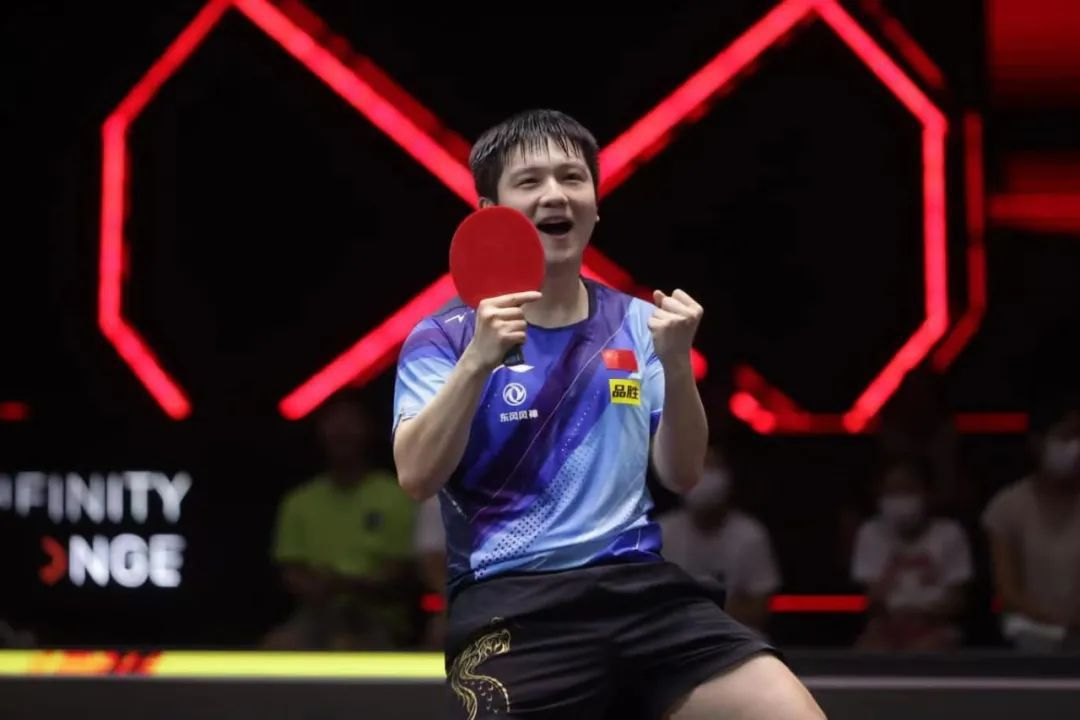
//> input picture Experiments/others/intro_opencv/01_basic_operations/Fan Zhendong.jpg, 1080 x 720 px
$ ./main   (built with g++ and OpenCV 4)
//> lines starting //> are read from the running program, lines starting //| are printed output that depends on the picture; after the words box and inside, x2 and y2 are one past the last pixel; in counts of white or black regions, pixels touching at a corner belong together
#include <opencv2/opencv.hpp>
#include <iostream>

using namespace cv;
using namespace std;

int main() {
    // 读取图像
    Mat image = imread("Fan Zhendong.jpg");
//> image is the input picture: 720 rows x 1080 cols, CV_8UC3; mean B, G, R 32.1, 27.9, 50.4
    // 检查图像是否成功加载
    if (image.empty()) {
        cout << "错误：无法加载图像，请检查路径是否正确。\n";
    }
    // 显示图像
    namedWindow("Display Image", WINDOW_AUTOSIZE);
    imshow("Display Image", image);
    // 等待按键
    waitKey(0);
    // 关闭窗口
    destroyAllWindows();

    // 保存图像
    bool isSaved = imwrite("saved_image.jpg", image);
    if (isSaved) {
        cout << "图像保存成功！\n";
    } else {
        cout << "图像保存失败！\n";
    }

    // 获取图像属性
    int width = image.cols; // 图像宽度
//> width = 1080
    int height = image.rows; // 图像高度
//> height = 720
    int channels = image.channels(); // 图像通道数
//> channels = 3

    cout << "图像宽度：" << width << "\n";
//| 图像宽度：1080
    cout << "图像高度：" << height << "\n";
//| 图像高度：720
    cout << "图像通道数：" << channels << "\n";
//| 图像通道数：3

    // 访问像素值（BGR格式）
    Vec3b pixel = image.at<Vec3b>(100, 100); // 获取(100, 100)位置的像素值
//> pixel = [5, 4, 6]
    cout << "B: " << (int)pixel[0] << ", G: " << (int)pixel[1] << ", R: " << (int)pixel[2] << "\n";
//| B: 5, G: 4, R: 6
    // [8 lines of commented-out code are left out]
    image.at<Vec3b>(0, 0) = Vec3b(255, 0, 0);
//> image: 720 rows x 1080 cols, CV_8UC3; 1 pixels changed, all inside (x1, y1, x2, y2) = (0, 0, 1, 1)
    imshow("Modified Image", image);
    waitKey(0);
    destroyAllWindows();

    // 转换为灰度图像
    Mat grayImage;
    cvtColor(image, grayImage, COLOR_BGR2GRAY);
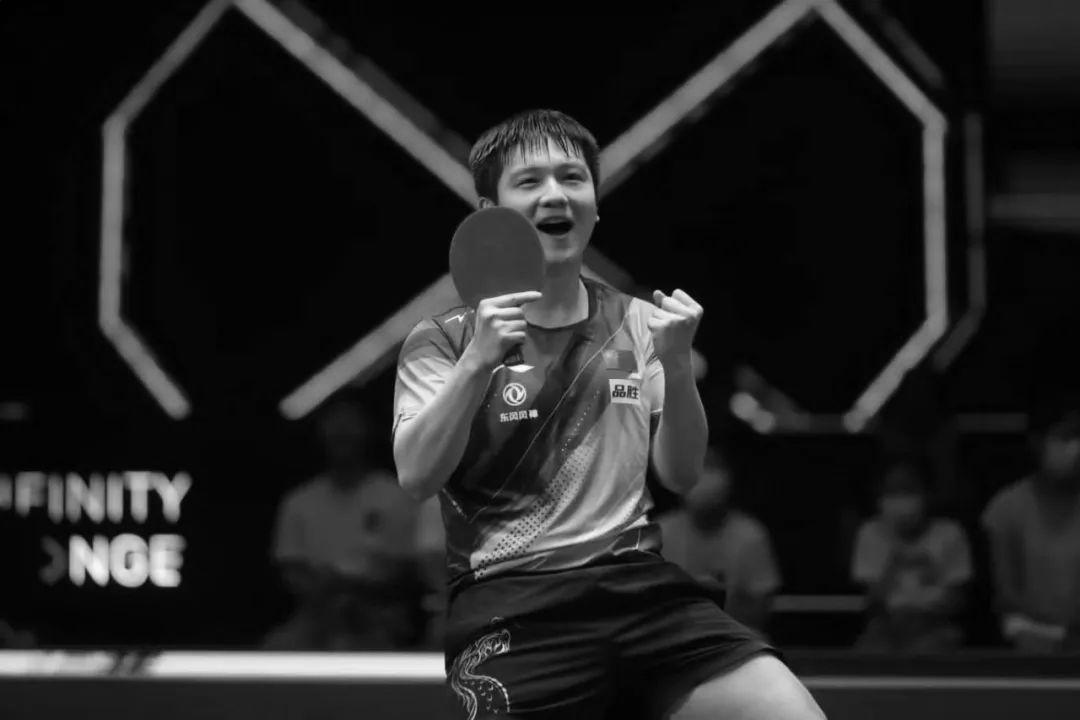
//> grayImage: 720 rows x 1080 cols, CV_8UC1; min 0, max 254, mean 35.1
    imshow("Gray Image", grayImage);
    waitKey(0);
    destroyAllWindows();

    // 图像的复制与克隆
    // 复制图像
    Mat copiedImage = image.clone();
    // 修改复制的图像
    circle(copiedImage, Point(100, 100), 50, Scalar(0, 255, 0), 2); // 在复制的图像上画一个圆
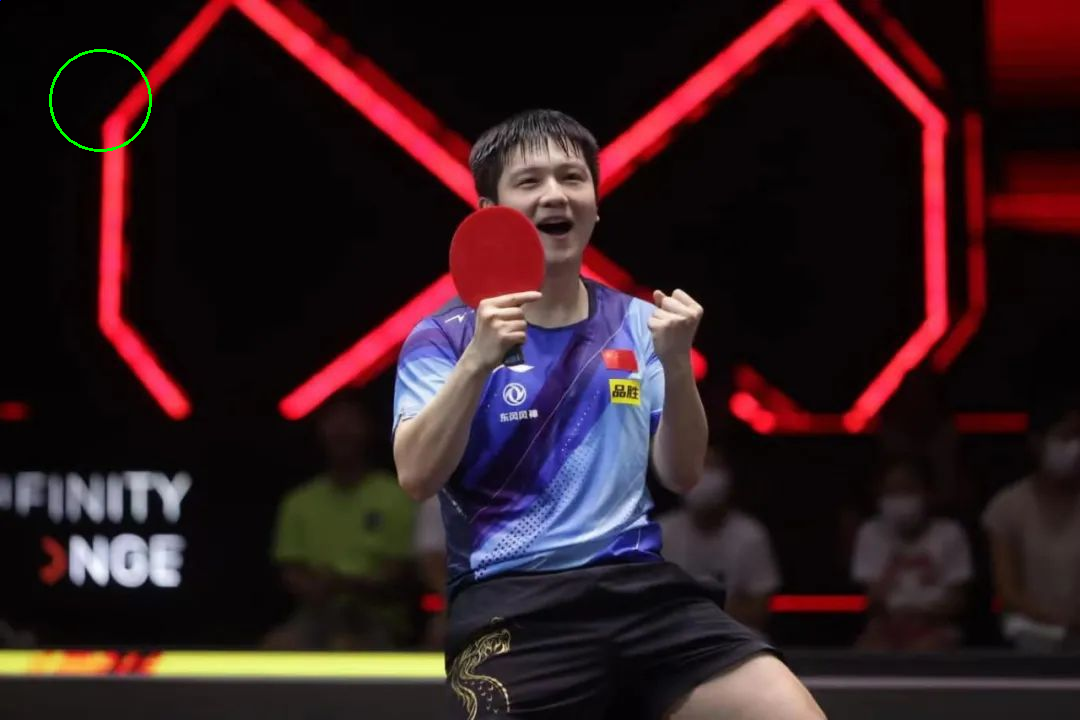
//> copiedImage: 720 rows x 1080 cols, CV_8UC3; mean B, G, R 32, 28.2, 50.3
    imshow("Copied Image", copiedImage);
    waitKey(0);
    destroyAllWindows();

    // 图像的几何变换
    Mat rotatedImage;
    Point2f center(image.cols / 2, image.rows / 2); // 旋转中心
//> center = Point(540, 360)
    double angle = 45;
    double scale = 1.0;
    Mat rotationMatrix = getRotationMatrix2D(center, angle, scale);
    warpAffine(image, rotatedImage, rotationMatrix, image.size());
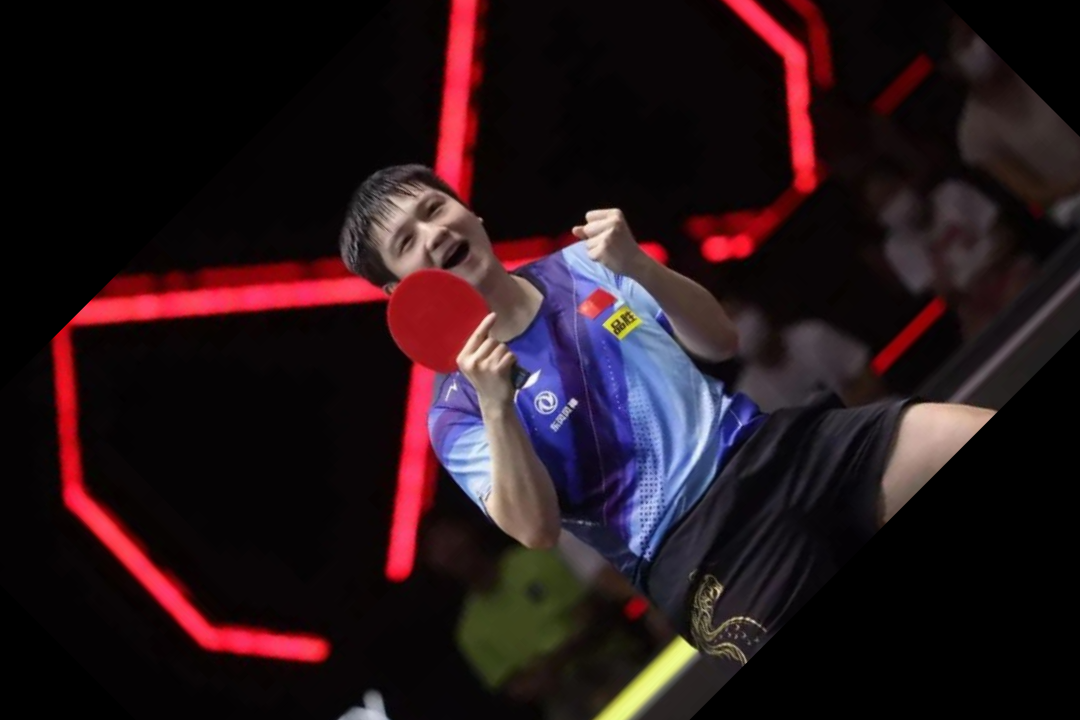
//> rotatedImage: 720 rows x 1080 cols, CV_8UC3; mean B, G, R 26.2, 21.7, 38.3
    imshow("Rotated Image", rotatedImage);
    waitKey(0);
    destroyAllWindows();

    return 0;
}
